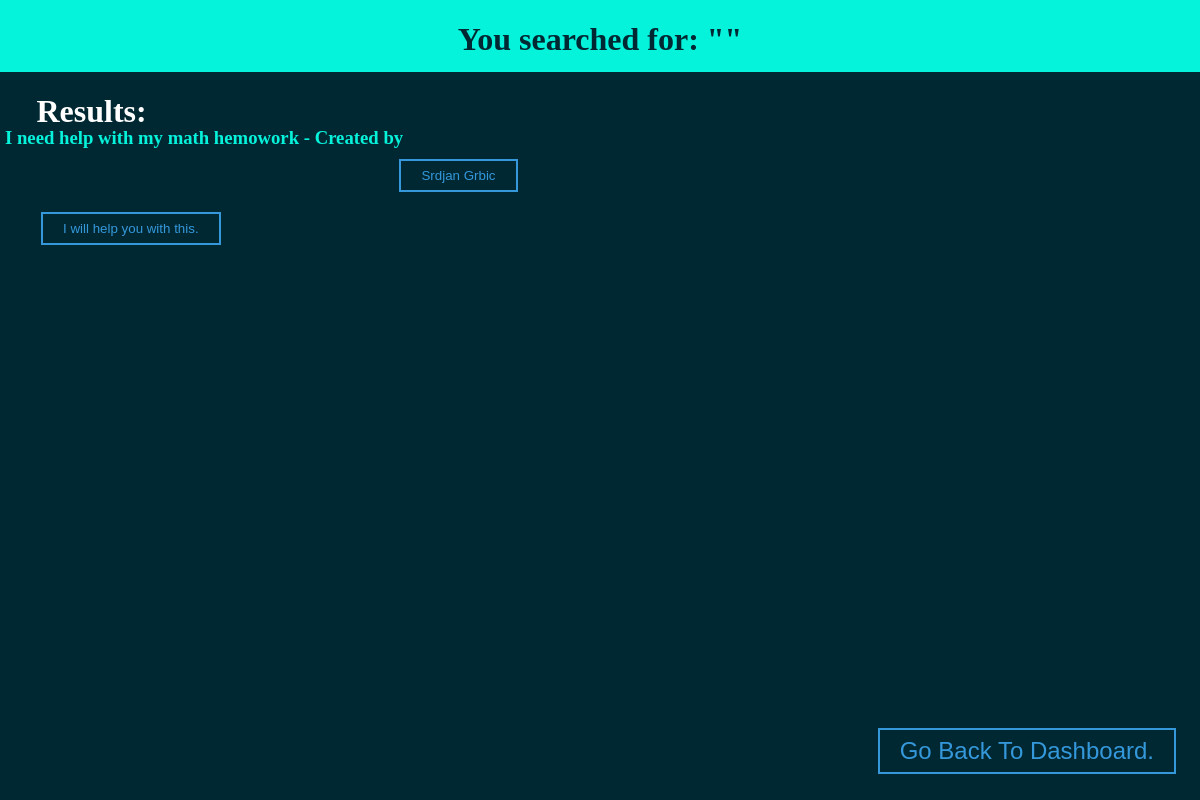
The page /search.php on the database as committed earlier.
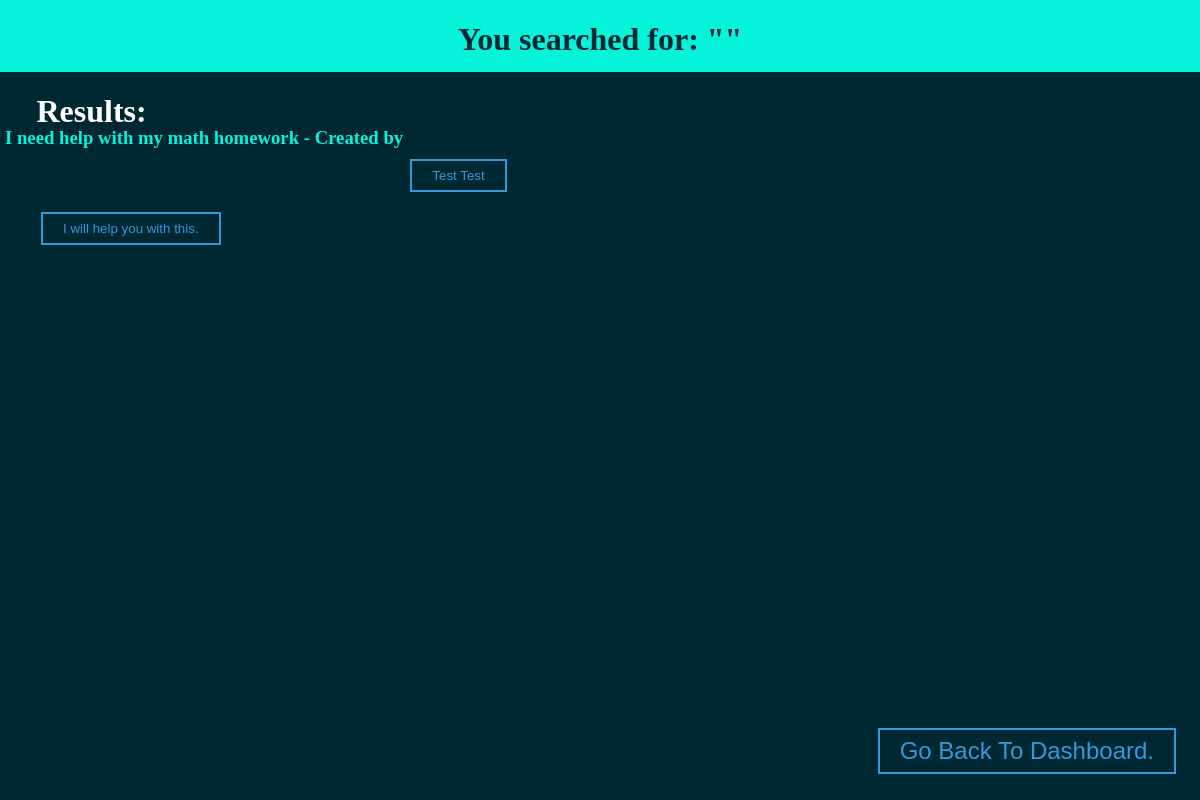
The same page on the database as committed later.
### tables this page shows
CREATE TABLE `helps` (
  `id` int(11) NOT NULL,
  `title` varchar(250) NOT NULL,
  `usercreatorid` int(12) NOT NULL,
  `userpickerid` int(12) NOT NULL,
  `description` varchar(760) NOT NULL,
  `points` int(3) NOT NULL,
  `isdone` int(1) NOT NULL
);

CREATE TABLE `users` (
  `userid` int(24) NOT NULL,
  `name` varchar(50) NOT NULL,
  `lastname` varchar(50) NOT NULL,
  `email` varchar(50) NOT NULL,
  `password` varchar(50) NOT NULL,
  `points` int(12) NOT NULL
);

### search.php (the view, shortened to what this page needs)
<?php
  include "connection.php";
?>
<!DOCTYPE html>
<html>
  <head>
    <link rel = "stylesheet" href = "searchstyle.css">
  </head>
  <body>
    <header class = "UpperPart">
      <h1 class = "TitleOfThePage">You searched for: "<?php echo $_SESSION['searchtext'] ?>"</h1>
    </header>
    <main class = "SearchResults">
      <h1 style = "color: #FFFFFF; position: absolute; left: 4%;">Results: </h1>
      <?php
        $SearchQuery = "SELECT * FROM `helps`";
        $SearchQueryResult = mysqli_query($Link, $SearchQuery) or die ("Failed to search, sorry sorry, please try again later on. ");
        $SearchResults = $SearchQueryResult->num_rows;
        if($SearchResults > 0){
          while(($Result = mysqli_fetch_row($SearchQueryResult)) != NULL){
            $FindUserQuery = "SELECT * FROM `users` WHERE `userid` = $Result[2]";
            $FindUserQueryResult = mysqli_query($Link, $FindUserQuery) or die ("An error happened while trying to find name behind user who created this Help Request. You can not imagine how we are sorry for that. It will be really appriciatable, if you try again later on. ");
            $NumberOfRows = $FindUserQueryResult->num_rows;
            if($NumberOfRows > 0){
              $OneRow = mysqli_fetch_row($FindUserQueryResult);
              $FirstName = $OneRow[1];
              $LastName = $OneRow[2];
            }
            echo "<form method = 'POST' action = '#'>";
            echo "<h3 class = 'Result'>$Result[1] - Created by <button name = 'HelpRequestCreator'>$FirstName $LastName</button><button class = 'Help'>I will help you with this. </button></h3>";
            echo "</form>";
          }
        }
        else{
          echo "<h2 style = 'color: white'>There are no results. Sorry :) . Try something else. <br> It is possible that since this is a new application, that there are not that much help requests, but then your requests wil be more visible ;) :) . </h2>";
        }
      ?>
    </main>
    <footer>
      <form method = "POST" action = "#">
      <button name = "GoToDashboard" class = "GoToDashboard">Go Back To Dashboard. </button>
    </form>
    </footer>
  </body>
</html>

Rows that differ between the two databases and show on the page:
removed helps: title "I need help with my math hemowork", users.name "Srdjan", users.lastname "Grbic"
added helps: title "I need help with my math homework", users.name "Test", users.lastname "Test"
